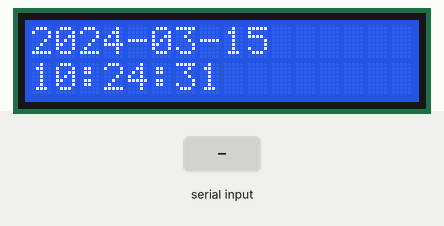
This sketch was run on a simulated ESP32. On the bench: 16×2 character LCD. The inputs (shaded band) are chosen by the test bench. The local clock reads 2024-03-15 10:24:30 at power-on unless the sketch sets it; what the sketch prints to the serial monitor is not drawn.

Above: at 1.2 s.
At 2.2 s:
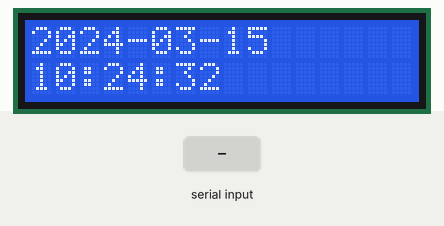
2.3 s: "COM5\n" received over Serial
At 3.9 s:
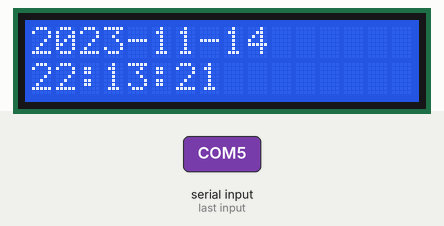
5.3 s: "T90\n" received over Serial
Timing chart, 0 to 8.3 s (numbered marks = the images above; inputs shaded):
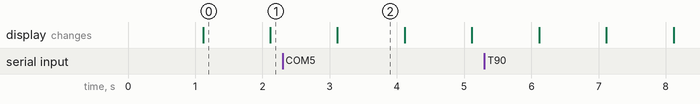

The sketch:

SetRTC.ino
```cpp
/*
 * ============================================================================
 *  SetRTC — Standalone RTC time-setter for SmartTrap
 * ============================================================================
 *  Purpose: set the DS3231 clock ONCE, verify it on the LCD, then get out.
 *  Flash this, set the time, then flash the main SmartTrap firmware (which
 *  only READS the RTC and never overwrites it).
 *
 *  THREE WAYS TO SET THE TIME (pick one):
 *
 *   (A) EXACT real time from your computer  ── recommended, accurate to ~1s
 *       1. Flash this sketch.
 *       2. Open Serial Monitor @ 115200, line ending = Newline.
 *       3. Type:  T<unixtime>   e.g.  T1752345600   then press Enter.
 *          Get the number from https://www.epochconverter.com  (or run the
 *          Python one-liner in the comment block at the bottom of this file).
 *       -> LCD shows the new time ticking. Done.
 *
 *   (B) Set from COMPILE time  ── no computer interaction, but stale by the
 *       compile+upload delay (seconds to a minute). Type:  C   then Enter.
 *
 *   (C) Auto-set from compile time on boot  ── flip SET_ON_BOOT to true below,
 *       flash, and it sets once automatically. Then set it back to false.
 *
 *  Hardware: DS3231 + 16x2 I2C LCD on GPIO5 (SDA) / GPIO6 (SCL).
 * ============================================================================
 */

#include <Wire.h>
#include <RTClib.h>
#include <LiquidCrystal_I2C.h>

#define I2C_SDA   5
#define I2C_SCL   6

#define SET_ON_BOOT  false   // (C) set to true to auto-set from compile time once

RTC_DS3231 rtc;
LiquidCrystal_I2C lcd(0x27, 16, 2);

bool rtcOK = false;
bool lcdOK = false;

void showLCD(const String& l1, const String& l2 = "") {
    if (!lcdOK) return;
    lcd.clear();
    lcd.setCursor(0, 0); lcd.print(l1.substring(0, 16));
    lcd.setCursor(0, 1); lcd.print(l2.substring(0, 16));
}

void setup() {
    Serial.begin(115200);
    delay(1000);
    Serial.println("\n=== SetRTC — RTC time setter ===");

    Wire.begin(I2C_SDA, I2C_SCL);

    // LCD — probe common addresses 0x27 / 0x3F
    for (byte addr : {0x27, 0x3F}) {
        Wire.beginTransmission(addr);
        if (Wire.endTransmission() == 0) {
            lcd = LiquidCrystal_I2C(addr, 16, 2);
            lcd.init();
            lcd.backlight();
            lcdOK = true;
            Serial.printf("[LCD] OK at 0x%02X\n", addr);
            break;
        }
    }
    if (!lcdOK) Serial.println("[LCD] not found (continuing, serial only)");

    // RTC
    if (rtc.begin()) {
        rtcOK = true;
        Serial.println("[RTC] found");
        if (rtc.lostPower()) Serial.println("[RTC] *** lostPower TRUE — clock was invalid ***");
    } else {
        Serial.println("[RTC] *** NOT FOUND — check wiring/pull-ups (SDA=5 SCL=6) ***");
        showLCD("RTC NOT FOUND", "Check wiring");
        return;   // nothing more we can do
    }

    if (SET_ON_BOOT) {
        rtc.adjust(DateTime(F(__DATE__), F(__TIME__)));
        Serial.println("[RTC] set from COMPILE time (SET_ON_BOOT)");
    }

    Serial.println("\nCommands:  T<unixtime> = set exact time   |   C = set from compile time\n");
    showLCD("RTC Setter", "See serial mon");
}

void handleSerial() {
    if (!Serial.available()) return;
    char c = Serial.read();

    if (c == 'T') {                     // (A) exact epoch time
        unsigned long t = Serial.parseInt();
        if (t > 1700000000UL) {         // sanity: after Nov 2023
            rtc.adjust(DateTime((uint32_t)t));
            Serial.printf("[RTC] set to epoch %lu\n", t);
        } else {
            Serial.println("[RTC] ignored — need T<unixtime>, e.g. T1752345600");
        }
    } else if (c == 'C') {              // (B) compile time
        rtc.adjust(DateTime(F(__DATE__), F(__TIME__)));
        Serial.println("[RTC] set from COMPILE time");
    }
}

void loop() {
    if (!rtcOK) { delay(1000); return; }

    handleSerial();

    // Live clock on LCD + serial, once per second
    static uint32_t last = 0;
    if (millis() - last >= 1000) {
        last = millis();
        DateTime n = rtc.now();
        char date[17], time[17];
        snprintf(date, sizeof(date), "%04d-%02d-%02d", n.year(), n.month(), n.day());
        snprintf(time, sizeof(time), "%02d:%02d:%02d", n.hour(), n.minute(), n.second());
        showLCD(date, time);
        Serial.printf("[RTC] %s %s\n", date, time);
    }
}

/*
 *  Python one-liner to print the epoch to send (run on your computer):
 *      python -c "import time; print('T'+str(int(time.time())))"
 *  Copy its output (e.g. T1752345600) into Serial Monitor and press Enter.
 *
 *  Or set it fully automatically over serial (no manual typing):
 *      python -c "import serial,time; s=serial.Serial('COM5',115200); \
 *                 time.sleep(2); s.write(('T%d\n'%int(time.time())).encode())"
 *      (replace COM5 with your port, e.g. /dev/ttyACM0 on Linux/Mac)
 */
```

Measured:
- what the display in image 0 shows lasts 1.0 s, from 1.1 s to 2.1 s
